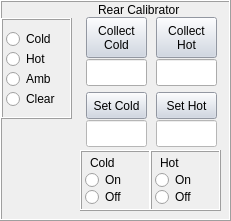
     <widget class="QFrame" name="frameBlackBody_9">
      <property name="geometry">
       <rect>
        <x>0</x>
        <y>650</y>
        <width>231</width>
        <height>221</height>
       </rect>
      </property>
      <property name="frameShape">
       <enum>QFrame::Box</enum>
      </property>
      <property name="frameShadow">
       <enum>QFrame::Raised</enum>
      </property>
      <widget class="QPushButton" name="pushButtonSetRotorColdBench">
       <property name="enabled">
        <bool>true</bool>
       </property>
       <property name="geometry">
        <rect>
         <x>86</x>
         <y>92</y>
         <width>61</width>
         <height>27</height>
        </rect>
       </property>
       <property name="styleSheet">
        <string notr="true">background:rgb(204, 212, 226)</string>
       </property>
       <property name="text">
        <string>Set Cold</string>
       </property>
      </widget>
      <widget class="QPushButton" name="pushButtonSetRotorHotBench">
       <property name="enabled">
        <bool>true</bool>
       </property>
       <property name="geometry">
        <rect>
         <x>156</x>
         <y>92</y>
         <width>61</width>
         <height>27</height>
        </rect>
       </property>
       <property name="styleSheet">
        <string notr="true">background:rgb(204, 212, 226)</string>
       </property>
       <property name="text">
        <string>Set Hot</string>
       </property>
      </widget>
      <widget class="QLineEdit" name="lineEditDesiredTemperatureRotorHotBench">
       <property name="geometry">
        <rect>
         <x>156</x>
         <y>120</y>
         <width>61</width>
         <height>27</height>
        </rect>
       </property>
       <property name="styleSheet">
        <string notr="true">background:rgb(255, 255, 255)</string>
       </property>
      </widget>
      <widget class="QLineEdit" name="lineEditDesiredTemperatureRotorColdBench">
       <property name="geometry">
        <rect>
         <x>86</x>
         <y>120</y>
         <width>61</width>
         <height>27</height>
        </rect>
       </property>
       <property name="styleSheet">
        <string notr="true">background:rgb(255, 255, 255)</string>
       </property>
      </widget>
      <widget class="QLabel" name="label_91">
       <property name="geometry">
        <rect>
         <x>98</x>
         <y>2</y>
         <width>111</width>
         <height>16</height>
        </rect>
       </property>
       <property name="text">
        <string>Rear Calibrator</string>
       </property>
      </widget>
      <widget class="QLineEdit" name="lineEditTemperatureRotorColdBench">
       <property name="geometry">
        <rect>
         <x>86</x>
         <y>59</y>
         <width>61</width>
         <height>27</height>
        </rect>
       </property>
       <property name="styleSheet">
        <string notr="true"/>
       </property>
       <property name="readOnly">
        <bool>true</bool>
       </property>
      </widget>
      <widget class="QPushButton" name="pushButtonSaveRotorColdBench">
       <property name="enabled">
        <bool>true</bool>
       </property>
       <property name="geometry">
        <rect>
         <x>86</x>
         <y>17</y>
         <width>61</width>
         <height>41</height>
        </rect>
       </property>
       <property name="styleSheet">
        <string notr="true">background:rgb(204, 212, 226)</string>
       </property>
       <property name="text">
        <string>Collect
Cold</string>
       </property>
      </widget>
      <widget class="QLineEdit" name="lineEditTemperatureRotorHotBench">
       <property name="geometry">
        <rect>
         <x>156</x>
         <y>59</y>
         <width>61</width>
         <height>27</height>
        </rect>
       </property>
       <property name="styleSheet">
        <string notr="true"/>
       </property>
       <property name="readOnly">
        <bool>true</bool>
       </property>
      </widget>
      <widget class="QPushButton" name="pushButtonSaveRotorHotBench">
       <property name="enabled">
        <bool>true</bool>
       </property>
       <property name="geometry">
        <rect>
         <x>156</x>
         <y>17</y>
         <width>61</width>
         <height>41</height>
        </rect>
       </property>
       <property name="styleSheet">
        <string notr="true">background:rgb(204, 212, 226)</string>
       </property>
       <property name="text">
        <string>Collect
Hot</string>
       </property>
      </widget>
      <widget class="QFrame" name="frame_24">
       <property name="geometry">
        <rect>
         <x>80</x>
         <y>150</y>
         <width>71</width>
         <height>61</height>
        </rect>
       </property>
       <property name="frameShape">
        <enum>QFrame::Box</enum>
       </property>
       <property name="frameShadow">
        <enum>QFrame::Raised</enum>
       </property>
       <widget class="QRadioButton" name="radioButtonRotorColdOnBench">
        <property name="geometry">
         <rect>
          <x>5</x>
          <y>19</y>
          <width>61</width>
          <height>22</height>
         </rect>
        </property>
        <property name="text">
         <string>On</string>
        </property>
       </widget>
       <widget class="QRadioButton" name="radioButtonRotorColdOffBench">
        <property name="geometry">
         <rect>
          <x>5</x>
          <y>36</y>
          <width>51</width>
          <height>22</height>
         </rect>
        </property>
        <property name="text">
         <string>Off</string>
        </property>
       </widget>
       <widget class="QLabel" name="label_46">
        <property name="geometry">
         <rect>
          <x>10</x>
          <y>2</y>
          <width>41</width>
          <height>21</height>
         </rect>
        </property>
        <property name="text">
         <string>Cold</string>
        </property>
        <property name="wordWrap">
         <bool>true</bool>
        </property>
       </widget>
      </widget>
      <widget class="QFrame" name="frame_23">
       <property name="enabled">
        <bool>true</bool>
       </property>
       <property name="geometry">
        <rect>
         <x>1</x>
         <y>18</y>
         <width>71</width>
         <height>101</height>
        </rect>
       </property>
       <property name="frameShape">
        <enum>QFrame::Box</enum>
       </property>
       <property name="frameShadow">
        <enum>QFrame::Raised</enum>
       </property>
       <widget class="QRadioButton" name="radioButtonRotorColdBench">
        <property name="geometry">
         <rect>
          <x>5</x>
          <y>10</y>
          <width>61</width>
          <height>22</height>
         </rect>
        </property>
        <property name="text">
         <string>Cold</string>
        </property>
       </widget>
       <widget class="QRadioButton" name="radioButtonRotorHotBench">
        <property name="geometry">
         <rect>
          <x>5</x>
          <y>30</y>
          <width>51</width>
          <height>22</height>
         </rect>
        </property>
        <property name="text">
         <string>Hot</string>
        </property>
       </widget>
       <widget class="QRadioButton" name="radioButtonRotorClearBench">
        <property name="geometry">
         <rect>
          <x>5</x>
          <y>70</y>
          <width>61</width>
          <height>22</height>
         </rect>
        </property>
        <property name="text">
         <string>Clear</string>
        </property>
       </widget>
       <widget class="QRadioButton" name="radioButtonRotorAmbientBench">
        <property name="geometry">
         <rect>
          <x>5</x>
          <y>50</y>
          <width>61</width>
          <height>22</height>
         </rect>
        </property>
        <property name="text">
         <string>Amb</string>
        </property>
       </widget>
      </widget>
      <widget class="QFrame" name="frame_31">
       <property name="enabled">
        <bool>true</bool>
       </property>
       <property name="geometry">
        <rect>
         <x>150</x>
         <y>150</y>
         <width>71</width>
         <height>61</height>
        </rect>
       </property>
       <property name="frameShape">
        <enum>QFrame::Box</enum>
       </property>
       <property name="frameShadow">
        <enum>QFrame::Raised</enum>
       </property>
       <widget class="QRadioButton" name="radioButtonRotorHotOnBench">
        <property name="enabled">
         <bool>true</bool>
        </property>
        <property name="geometry">
         <rect>
          <x>5</x>
          <y>19</y>
          <width>61</width>
          <height>22</height>
         </rect>
        </property>
        <property name="text">
         <string>On</string>
        </property>
       </widget>
       <widget class="QRadioButton" name="radioButtonRotorHotOffBench">
        <property name="geometry">
         <rect>
          <x>5</x>
          <y>36</y>
          <width>51</width>
          <height>22</height>
         </rect>
        </property>
        <property name="text">
         <string>Off</string>
        </property>
       </widget>
       <widget class="QLabel" name="label_60">
        <property name="geometry">
         <rect>
          <x>10</x>
          <y>2</y>
          <width>41</width>
          <height>21</height>
         </rect>
        </property>
        <property name="text">
         <string>Hot</string>
        </property>
        <property name="wordWrap">
         <bool>true</bool>
        </property>
       </widget>
      </widget>
     </widget>
